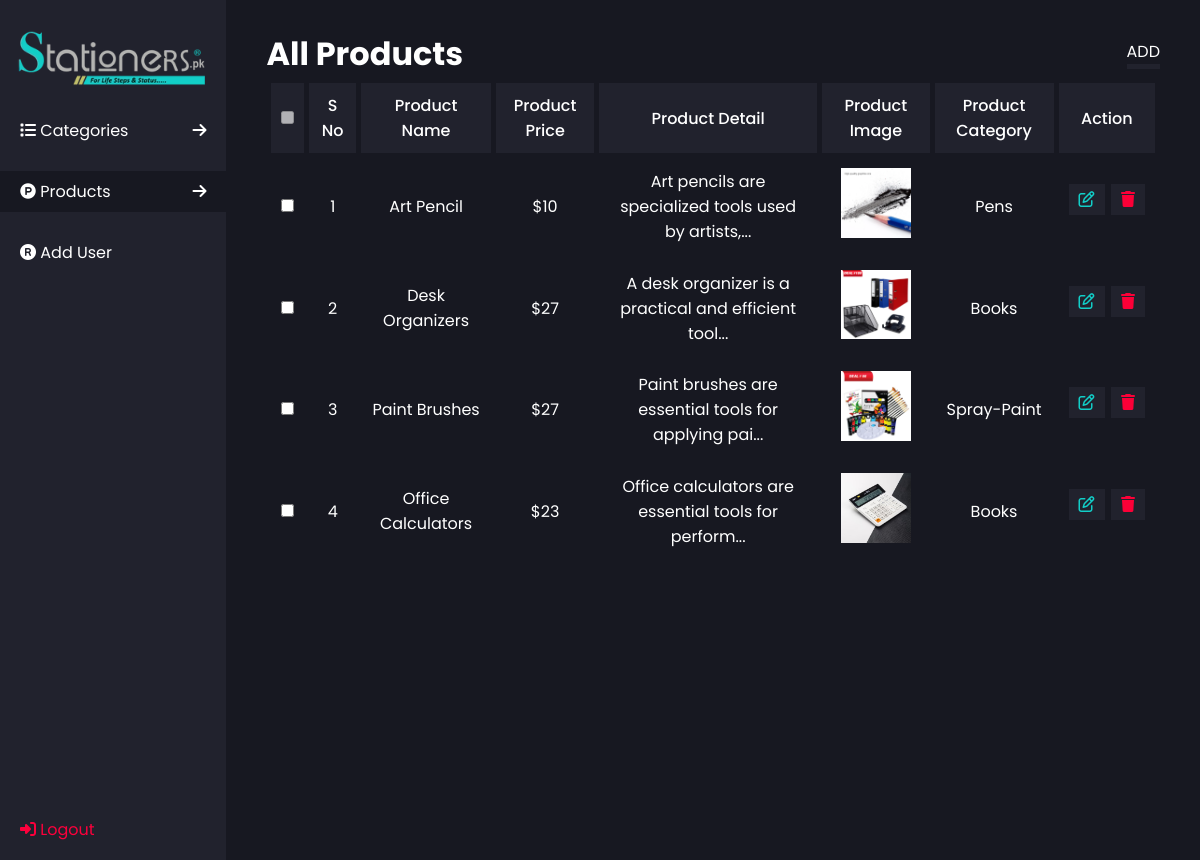
Page /allProducts.php on the committed database.
### tables this page shows
CREATE TABLE `products` (
  `product_id` int(11) NOT NULL,
  `product_name` varchar(256) NOT NULL,
  `product_price` varchar(256) NOT NULL,
  `product_description` varchar(256) NOT NULL,
  `product_image` varchar(256) NOT NULL,
  `category_id` int(11) NOT NULL
);

CREATE TABLE `categories` (
  `category_id` int(11) NOT NULL,
  `category_name` varchar(256) NOT NULL,
  `category_description` varchar(256) NOT NULL,
  `category_image` varchar(256) NOT NULL
);

### allProducts.php (the view, shortened to what this page needs)
<?php
require("./base/header.php");
?>
<div class="main-section">
    <div class="dataDisplay-header">
        <h1>All Products</h1>
        <a href="./addProduct.php">ADD</a>
    </div>
    <table class="table" width="100%" cellpadding="10">
        <tr>
            <th>
                <input type="checkbox" disabled>
            </th>
            <th>S No</th>
            <th>Product Name</th>
            <th>Product Price</th>
            <th>Product Detail</th>
            <th>Product Image</th>
            <th><a style="color: #FFF; text-decoration: none;" href="./allCategories.php">Product Category</a></th>
            <th>Action</th>
        </tr>
        <?php
        $sno = 1;
        $select_query = "SELECT `product_id`, `product_name`, `product_price`, `product_description`, `product_image`, `category_name` FROM `products` INNER JOIN `categories` WHERE categories.category_id = products.category_id";
        $result = mysqli_query($db_connection, $select_query);
        while($display = mysqli_fetch_array($result)){
        ?>
        <tr>
            <td>
                <input style="cursor: pointer;" type="checkbox"
                    onchange="updateProduct(this, <?php echo $display['product_id']; ?>)">
            </td>
            <td><?php echo $sno++?></td>
            <td><?php echo $display['product_name']?></td>
            <td>$<?php echo $display['product_price']?></td>
            <td>
                <?php
                $description = $display['product_description'];
                $shortDescription = substr($description, 0, 50);
                echo $shortDescription.(strlen($description) > 50 ? "..." : "")
                ?>
            </td>
            <td><img src="./uploads/productUploads/<?php echo $display['product_image']?>" width="70" alt=""></td>
            <td><?php echo $display['category_name']?></td>
            <td>
                <a style="color: #12CEC8" class="actionBtn js-open" href=""><i
                        class="fa-regular fa-pen-to-square"></i></a>
                <a class="actionBtn" href="./logics.php?deleteProduct=<?php echo $display['product_id']?>"><i
                        style="color: #FC0037" class="fa-solid fa-trash"></i></a>
            </td>
        </tr>
        <?php
        }
        ?>
    </table>
</div>
<?php
require("./base/footer.php");
?>

### css/style.css (style rules this page uses)
* { font-family: "Poppins", serif; margin: 0; padding: 0; }
body { background: #171821; color: #FFF; }
.container .main-section { padding: 30px 40px; width: 75%; }
.table { border-collapse: separate; border-spacing: 5px; text-align: center; }
.table tr th,td { padding: 10px; }
.table tr th { font-weight: 500; }
.table tr:first-child { background: #21222D; }
.table tr { border-bottom: 1px solid #21222D; }
.table tr td:last-child { display: flex; gap: 0.4em; margin-top: 1em; }
.actionBtn { color: #FFF; background: #21222D; padding: 3px 10px; }
.dataDisplay-header, .dataInsertion-header { display: flex; justify-content: space-between; align-items: center; }
.dataInsertion-header a, .dataDisplay-header a { text-decoration: none; color: #FFF; border-bottom: 5px solid #21222D; }

### rows in the picture
products: product_name "Art Pencil", product_price "10", product_description "Art pencils are specialized tools used by artists,", product_image (picture), category.category_name "Pens"
products: product_name "Desk Organizers", product_price "27", product_description "A desk organizer is a practical and efficient tool", product_image (picture), category.category_name "Books"
products: product_name "Paint Brushes", product_price "27", product_description "Paint brushes are essential tools for applying pai", product_image (picture), category.category_name "Spray-Paint"
products: product_name "Office Calculators", product_price "23", product_description "Office calculators are essential tools for perform", product_image (picture), category.category_name "Books"
